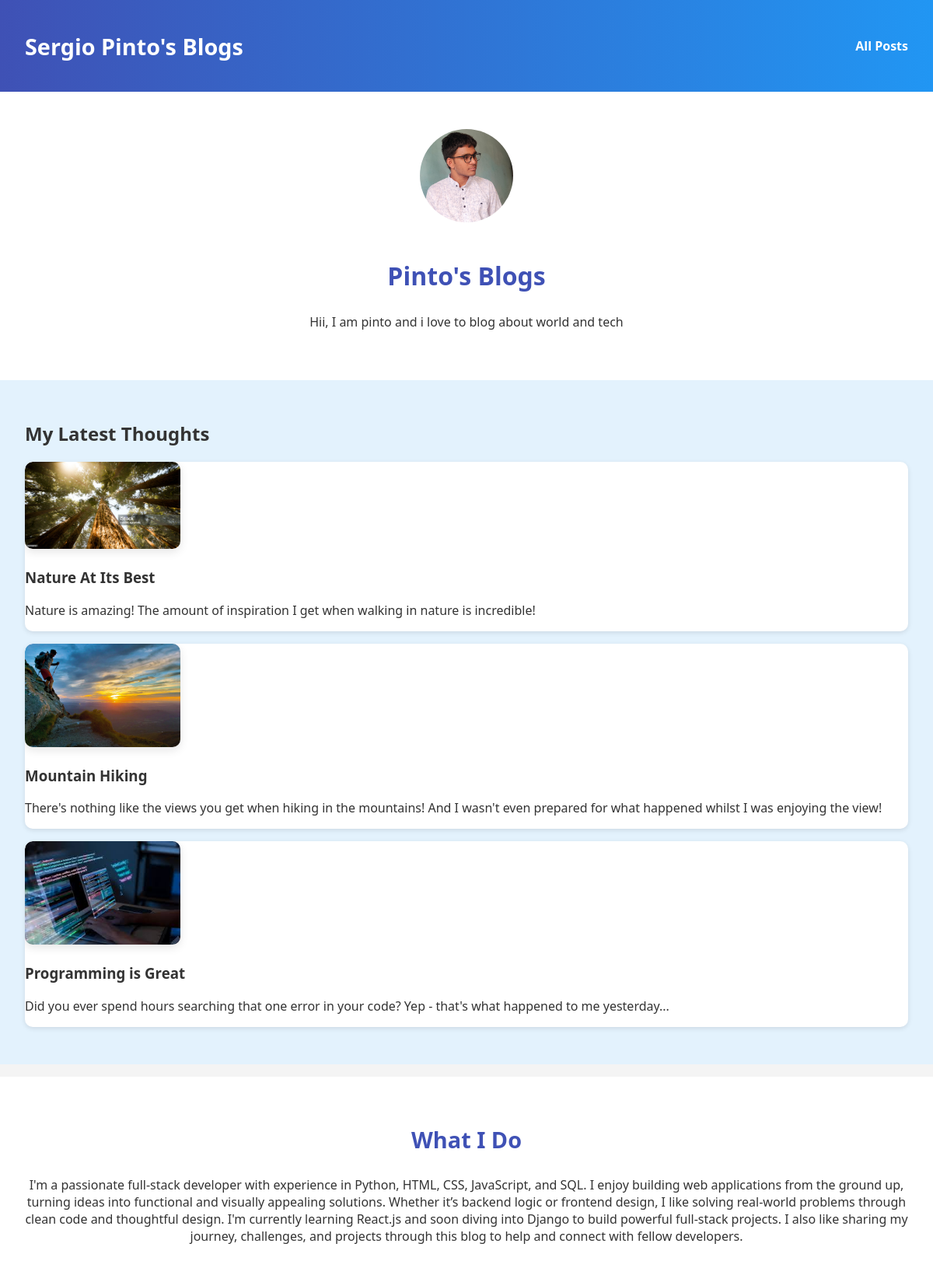
The page / on the database its author committed.
### blog/models.py (models this page shows, shortened)
class Posts(models.Model):
    title = models.CharField(max_length=50)
    excerpt = models.CharField(max_length=200)
    image_name = models.CharField(max_length=100)
    date = models.DateField(auto_now=False,
                            auto_now_add=False)
    slug = models.SlugField(max_length=50,
                            default="",
                            unique=True,
                            blank=False,
                            null=False,
                            db_index= True,
                            help_text="unique URL path for the post")
    content = models.TextField(validators=[MinLengthValidator(50)])
    author = models.ForeignKey(Author,
                               null = True,
                               on_delete=models.SET_NULL,
                               related_name= "posts")
    tags = models.ManyToManyField(Tag )
    class Meta:
        ordering = ["date"]

### blog/views.py (the view)
# urls.py: path("", views.starting_page, name="home-page"),
def starting_page(request):
    latest_posts = Posts.objects.all().order_by('-date')[:3]
    return render(request , "blog/index.html",{
        "posts" : latest_posts
    })

### blog/templates/blog/index.html (shortened to what this page needs)
{% extends "base.html" %}
{% load static %}
 {% block css_files %}
 <link rel ="stylesheet" href = "{% static "blog/index.css" %}"/>{% endblock css_files %}
{% block content %}
<section id="welcome">
  <header>
    <img src="{% static "blog/images/author_pintu.jpg" %}" alt="Sergio -The Author of this Blog" />
    <h2>Pinto's Blogs</h2>
  </header>
  <p>Hii, I am pinto and i love to blog about world and tech</p>
</section>
<section id="letest-posts">
  <h2>My Latest Thoughts</h2>
  <ul>
    {% for post in posts%}
    {% include "blog/includes/post.html" %}
    {% endfor %}
  </ul>
</section>
<section id="about">
  <h3>What I Do</h3>
  <p>
    I'm a passionate full-stack developer with experience in Python, HTML, CSS,
    JavaScript, and SQL. I enjoy building web applications from the ground up,
    turning ideas into functional and visually appealing solutions. Whether it’s
    backend logic or frontend design, I like solving real-world problems through
    clean code and thoughtful design. I'm currently learning React.js and soon
    diving into Django to build powerful full-stack projects. I also like
    sharing my journey, challenges, and projects through this blog to help and
    connect with fellow developers.
  </p>
</section>
{% endblock content %}

### blog/templates/blog/includes/post.html
{% load static %}
<li>
  <article>
    <a href="{% url "post-detail-page" post.slug %}">
      <img class="post-img" src="{% static 'blog/images/' %}{{ post.image_name }}" alt={{post.title}}/>
      <div class="post__content">
        <h3>{{post.title}}</h3>
        <p>
        {{post.excerpt}}
        </p>
      </div>
    </a>
  </article>
</li>

### blog/static/blog/index.css (style rules this page uses)
body { font-family: 'Segoe UI', Tahoma, Geneva, Verdana, sans-serif; margin: 0; padding: 0; background-color: #f4f4f4; color: #333; }
#welcome { text-align: center; padding: 3rem 2rem; background-color: white; animation: fadeIn 1s ease-in-out; }
#welcome img { width: 120px; border-radius: 50%; margin-bottom: 1rem; }
#welcome h2 { font-size: 2rem; color: #3f51b5; }
#letest-posts { padding: 2rem; background-color: #e3f2fd; }
#letest-posts ul { list-style: none; padding: 0; }
#letest-posts li { margin: 1rem 0; }
#letest-posts article { display: flex; align-items: center; background-color: white; border-radius: 10px; overflow: hidden; transition: transform 0.3s; box-shadow: 0 2px 6px rgba(0, 0, 0, 0.15); }
#letest-posts article img { width: 200px; height: auto; }
#letest-posts a { text-decoration: none; color: inherit; }
#letest-posts article { display: flex; align-items: center; background-color: white; border-radius: 10px; overflow: hidden; transition: transform 0.3s ease, box-shadow 0.3s ease; box-shadow: 0 2px 6px rgba(0, 0, 0, 0.1); }
#letest-posts article img { width: 200px; height: auto; transition: transform 0.3s ease; }
.post-img { width: 200px; height: auto; border-radius: 10px; object-fit: cover; box-shadow: 0 4px 12px rgba(0, 0, 0, 0.1); transition: transform 0.3s ease, box-shadow 0.3s ease; }
#about { background-color: white; padding: 2rem; margin-top: 1rem; text-align: center; animation: slideUp 1s ease-in-out; }
#about h3 { font-size: 1.8rem; color: #3f51b5; }

### rows shown on the page
Posts: image_name (picture), title "Nature At Its Best", excerpt "Nature is amazing! The amount of inspiration I get when walking in nature is incredible!"
Posts: image_name (picture), title "Mountain Hiking", excerpt "There's nothing like the views you get when hiking in the mountains! And I wasn't even prepared for what happened whilst I was enjoying the view!"
Posts: image_name (picture), title "Programming is Great", excerpt "Did you ever spend hours searching that one error in your code? Yep - that's what happened to me yesterday..."
